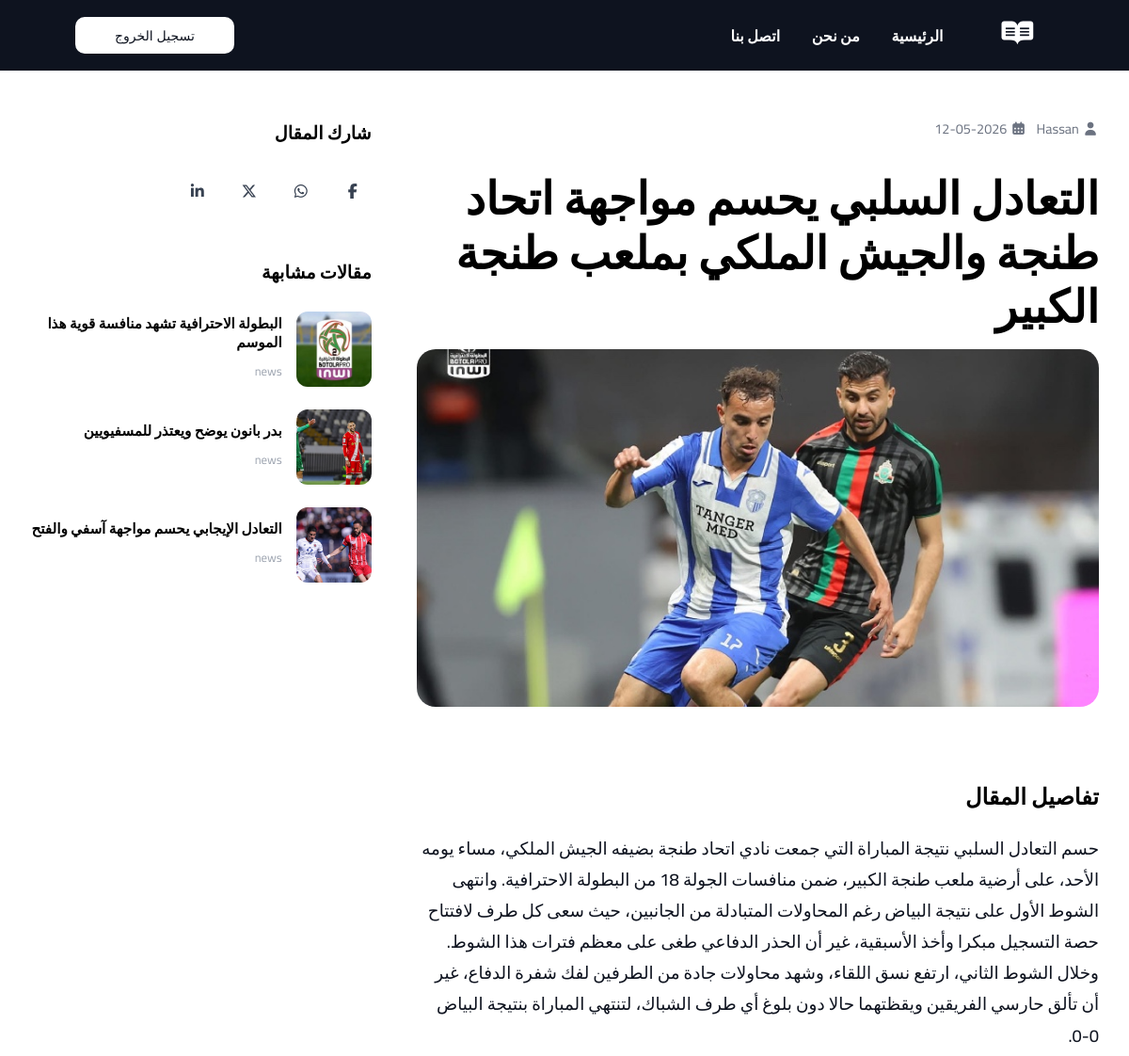
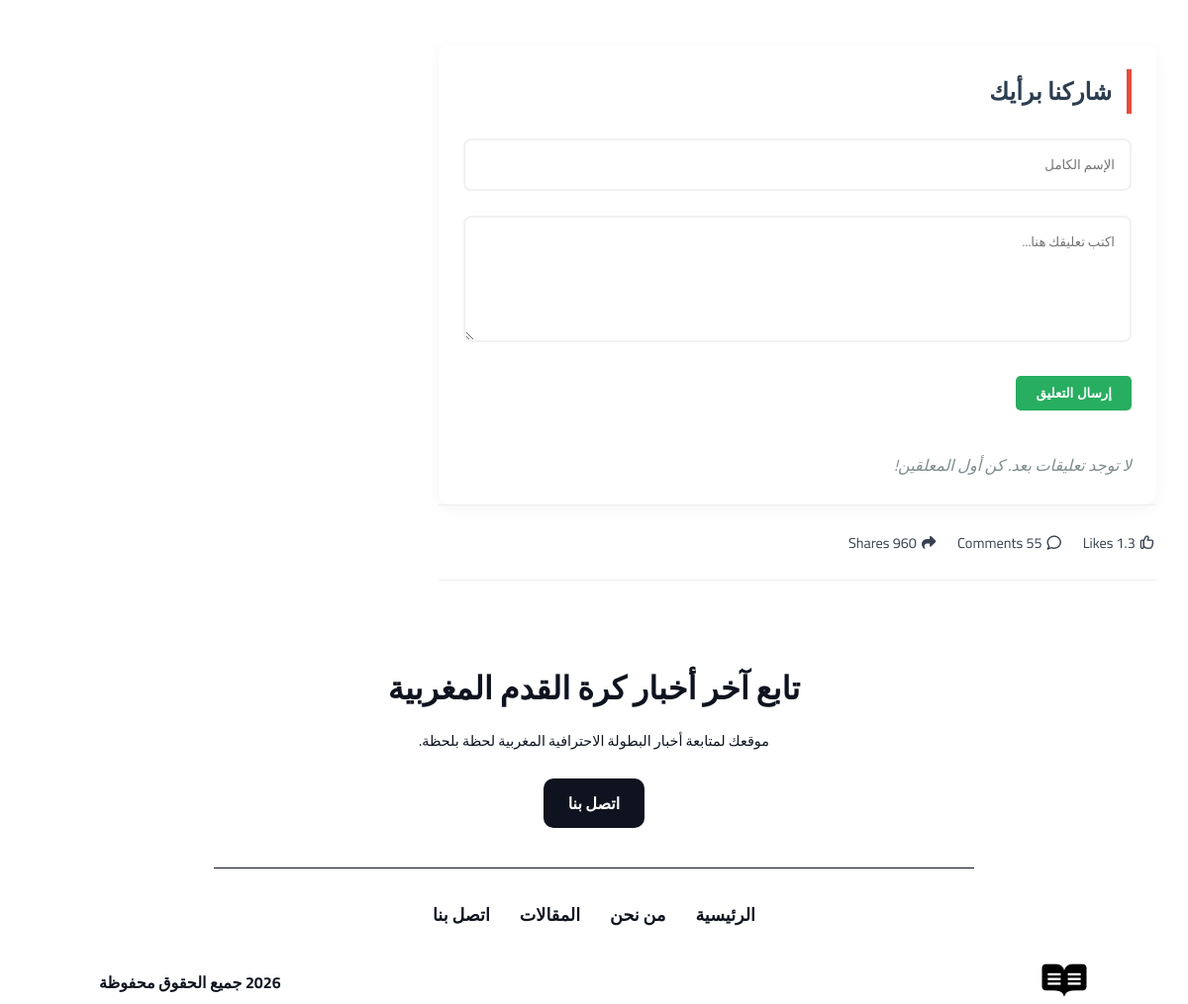
The page /detail_test.php?id=1 on the database its author committed (2 pictures, top to bottom).
### tables this page shows
CREATE TABLE articles (
  id INT AUTO_INCREMENT PRIMARY KEY,
  title VARCHAR(255) NOT NULL,
  author VARCHAR(40) not NULL,
  content TEXT NOT NULL,
  image VARCHAR(255),
  category VARCHAR(50),
  user_id INT,
  created_at TIMESTAMP DEFAULT CURRENT_TIMESTAMP,
  
  FOREIGN KEY (user_id) REFERENCES users(id) ON DELETE CASCADE
);

### article.php (called while the page is built, shortened)
<?php
require_once "connection.php";
class Article
{
    private $conn;
    public function __construct()
    {
        $db = new Database();
        $this->conn = $db->getConnection();
    }
    public function getById($id)
    {
        $sql = "SELECT * FROM articles WHERE id = :id";
        $stmt = $this->conn->prepare($sql);
        $stmt->execute(["id" => $id]);
        return $stmt->fetch(PDO::FETCH_ASSOC);
    }
    public function getRelated($currentId)
    {
        $sql = "SELECT * FROM articles WHERE id != :id ORDER BY id DESC LIMIT 3";
        $stmt = $this->conn->prepare($sql);
        $stmt->execute(
            [
                "id" => $currentId
            ]
        );
        return $stmt->fetchAll(PDO::FETCH_ASSOC);
    }
}
?>

### connection.php (called while the page is built, shortened)
<?php
class Database
{
    private  $Server = "localhost";
    private  $dbname  = "botola_mabghribiya";
    private $root = "root";
    private $password = "";
    public function getConnection()
    {
        $this->conn = null;
        try {
            $this->conn = new PDO("mysql:host={$this->Server};dbname={$this->dbname};charset=utf8", $this->root, $this->password);
            $this->conn->setAttribute(PDO::ATTR_ERRMODE, PDO::ERRMODE_EXCEPTION);
        } catch (PDOException $e) {
            die("Eroor" . $e->getMessage());
        }
        return $this->conn;
    }
}
?>

### detail_test.php (the view, shortened to what this page needs)
<?php
require_once "article.php";
$id = $_GET['id'];
$article = new Article();
$relatedArticles = $article->getRelated($id);
$id = $_GET['id'];
$art = $article->getById($id);
$relatedArticles = $article->getRelated($id);
?>
<!doctype html>
<html lang="ar" dir="rtl">
<head>
    <link rel="stylesheet" href="https://cdnjs.cloudflare.com/ajax/libs/font-awesome/7.0.1/css/all.min.css" />
    <link rel="stylesheet" href="css/details.css">
    <link rel="stylesheet" href="css/components/stracture.css">
    <link rel="stylesheet" href="css/components/header.css ">
</head>
<body>
    <header>
        <div class="head">
            <button class="btn-login">تسجيل الخروج</button>
            <div>
                <a href="index.php" class="logo">
                    <i class="fa-brands fa-readme"></i>
                </a>
                <nav>
                    <a href="index.php">الرئيسية</a>
                    <a href="#">من نحن</a>
                    <a href="#">اتصل بنا</a>
                </nav>
            </div>
        </div>
    </header>
    <main class="container">
        <section class="article-main">
            <div class="author-meta">
                <span><i class="fa-solid fa-user"></i> <?= htmlspecialchars($art['author']) ?> </span>
                <span><i class="fa-solid fa-calendar-days"></i> <?= date("d-m-Y", strtotime($art["created_at"])) ?> </span>
            </div>
            <h1><?= htmlspecialchars($art['title']) ?></h1>
            <img src="assest/<?= htmlspecialchars($art['image']) ?>" class="main-img" alt="<?= htmlspecialchars($art['title']) ?>" />
            <div class="article-content">
                <h2>تفاصيل المقال</h2>
                <?php
                $paragraphs = explode("\n", $art['content']);
                foreach ($paragraphs as $paragraph) {
                    if (trim($paragraph)) {
                        echo '<p>' . htmlspecialchars($paragraph) . '</p>';
                    }
                }
                ?>
            </div>
            <section class="comments-section">
                <h3>شاركنا برأيك</h3>
                <form action="add_comment.php" method="POST" class="comment-form">
                    <div class="form-group">
                        <input type="text" name="username" placeholder="الإسم الكامل" required>
                    </div>
                    <div class="form-group">
                        <textarea name="comment" placeholder="اكتب تعليقك هنا..." rows="4" required></textarea>
                    </div>
                    <button type="submit" class="btn-submit">إرسال التعليق</button>
                </form>
                <div class="comments-list">
                    <p style="color: #7f8c8d; font-style: italic;">لا توجد تعليقات بعد. كن أول المعلقين!</p>
                </div>
            </section>
            <div class="post-footer-stats">
                <span><i class="fa-regular fa-thumbs-up"></i> 1.3 Likes</span>
                <span><i class="fa-regular fa-comment"></i> 55 Comments</span>
                <span><i class="fa-solid fa-share"></i> 960 Shares</span>
            </div>
        </section>
        <section class="sidebar">
            <div class="sidebar-section">
                <span class="sidebar-title">شارك المقال</span>
                <div class="share-icons">
                    <a href="#"><i class="fa-brands fa-facebook-f"></i></a>
                    <a href="#"><i class="fa-brands fa-whatsapp"></i></a>
                    <a href="#"><i class="fa-brands fa-x-twitter"></i></a>
                    <a href="#"><i class="fa-brands fa-linkedin-in"></i></a>
                </div>
            </div>
            <div class="sidebar-section">
                <span class="sidebar-title">مقالات مشابهة</span>
                <div class="related-list">
                    <?php foreach ($relatedArticles as $related): ?>
                        <a href="adetails.php?id=<?= $related['id'] ?>" class="related-item">
                            <img src="assest/<?= htmlspecialchars($related['image']) ?>" alt="<?= htmlspecialchars($related['title']) ?>" />
                            <div>
                                <h4><?= htmlspecialchars($related['title']) ?></h4>
                                <span><?= htmlspecialchars($related['category']) ?></span>
                            </div>
                        </a>
                    <?php endforeach; ?>
                </div>
            </div>
        </section>
    </main>
    <footer class="footer">
        <div class="footer__cta">
            <h2 class="cta__title">تابع آخر أخبار كرة القدم المغربية</h2>
            <p class="cta__text">موقعك لمتابعة أخبار البطولة الاحترافية المغربية لحظة بلحظة.</p>
            <a href="contact.html" class="cta__button">اتصل بنا</a>
            <hr class="cta__divider" />
            <nav class="footer__nav">
                <a href="index.php">الرئيسية</a>
                <a href="#">من نحن</a>
                <a href="#">المقالات</a>
                <a href="#">اتصل بنا</a>
            </nav>
        </div>
        <div class="footer__bottom">
            <div class="footer__logo"><i class="fa-brands fa-readme"></i></div>
            <p class="footer__copyright">2026 جميع الحقوق محفوظة</p>
        </div>
    </footer>
</body>
</html>

### css/details.css (style rules this page uses)
.container { max-width: 1200px; margin: 3rem auto; display: grid; grid-template-columns: 2fr 1fr; gap: 3rem; padding: 0 2rem; }
.article-main h1 { font-size: 3rem; font-weight: 800; line-height: 1.2; margin-bottom: 1rem; }
.author-meta { display: flex; align-items: center; gap: 10px; color: #6b7280; font-size: 0.9rem; margin-bottom: 2rem; }
.main-img { width: 100%; height: 380px; object-fit: cover; border-radius: 20px; margin-bottom: 2rem; }
.article-content h2 { margin: 2rem 0 1rem; font-size: 1.5rem; }
.article-content p { margin-bottom: 1.5rem; color: var(--second-color); font-size: 1.15rem; line-height: 1.8; font-weight: 500; }
.post-footer-stats { display: flex; gap: 20px; padding: 1.5rem 0; border-top: 1px solid #eee; border-bottom: 1px solid #eee; color: var(--text); font-size: 0.9rem; }
.sidebar { position: sticky; top: 2rem; height: fit-content; }
.sidebar-section { margin-bottom: 3rem; }
.sidebar-title { font-size: 1.2rem; font-weight: 700; margin-bottom: 1.5rem; display: block; }
.share-icons { display: flex; gap: 15px; }
.share-icons a { width: 40px; height: 40px; border-radius: 50%; background: var(--white); display: flex; align-items: center; justify-content: center; color: var(--text); text-decoration: none; transition: 0.3s; }
.related-list { display: flex; flex-direction: column; gap: 1.5rem; }
.related-item { display: grid; grid-template-columns: 80px 1fr; gap: 15px; text-decoration: none; color: inherit; align-items: center; }
.related-item img { width: 80px; height: 80px; border-radius: 12px; object-fit: cover; }
.related-item h4 { font-size: 0.95rem; font-weight: 600; line-height: 1.3; margin-bottom: 4px; }
.related-item span { font-size: 0.8rem; color: #9ca3af; }
.comments-section { margin-top: 30px; padding: 20px; background: #f9f9f9; border-radius: 8px; }
.comment-form input, .comment-form textarea { width: 100%; padding: 10px; margin-bottom: 10px; border: 1px solid #ccc; border-radius: 5px; font-family: "Cairo", sans-serif; }
.comment-form button { background: #27ae60; color: white; border: none; padding: 10px 20px; cursor: pointer; border-radius: 5px; }

### css/components/stracture.css (style rules this page uses)
* { margin: 0; padding: 0; box-sizing: border-box; }
body { background-color: var(--white); direction: rtl; text-align: right; font-family: 'Cairo', sans-serif; }
a { text-decoration: none; }

### css/components/header.css (style rules this page uses)
header { background-color: var(--second-color); }
.head { display: flex; align-items: center; justify-content: space-between; flex-direction: row-reverse; padding-inline: 5rem; }
.head div { display: flex; align-items: center; gap: 60px; padding: 20px; }
.head .logo i { color: var(--white); font-size: 30px; }
.head div nav a { margin-left: 30px; color: var(--white); font-weight: 600; text-decoration: none; }
.btn-login { padding: 0.6rem 40px; border-radius: 10px; color: var(--second-color); font-size: 14px; cursor: pointer; background-color: var(--white); border: 2px solid var(--white); }

### css/components/variable.css (style rules this page uses)
:root { --bg-color: #F2E9E4; --second-color: #0E131F; --white: #ffffff; --text: #374151; }

### css/components/footer.css (style rules this page uses)
.footer { margin-top: -90px; padding: 60px 40px 20px 40px; }
.footer__cta { border-radius: 80px; padding: 60px 20px; text-align: center; color: var(--second-color); max-width: 1000px; margin:auto; }
.cta__title { font-size: 2rem; margin-bottom: 10px; }
.cta__text { color: var(--second-color); font-size: 0.9rem; margin-bottom: 25px; }
.cta__button { background-color: var(--second-color); color: var(--white); text-decoration: none; padding: 10px 25px; border-radius: 10px; font-weight: bold; display: inline-block; margin-bottom: 40px; }
.cta__divider { border: 0; border-top: 1px solid var(--second-color); width: 80%; margin: 0 auto 30px auto; }
.footer__nav { display: flex; justify-content: center; gap: 30px; }
.footer__nav a { color: var(--second-color); text-decoration: none; font-weight: 600; font-size: 1.1rem; }
.footer__bottom { display: flex; justify-content: space-between; align-items: center; max-width: 1000px; margin:-30px auto; }
.footer__logo i { font-size: 40px; }
.footer__copyright { font-weight: bold; color:var(--second-color); }

### rows shown on the page
articles: author "Hassan", created_at "12-05-2026", title "التعادل السلبي يحسم مواجهة اتحاد طنجة والجيش الملكي بملعب طنجة الكبير", image (picture), content "حسم التعادل السلبي نتيجة المباراة التي جمعت نادي اتحاد طنجة بضيفه الجيش الملكي، مساء يومه الأحد، على أرضية ملعب طنجة الكبير، ضمن منافسات الجولة 18 من البطولة الاحترافية. وانتهى الشوط الأول على نتيجة البياض رغم المحاولات المتبادلة من الجانبين، حيث سعى كل طرف لافتتاح حصة التسجيل مبكرا وأخذ الأسبقية، غير أن الحذر الدفاعي طغى على معظم فترات هذا الشوط. وخلال الشوط الثاني، ارتفع نسق اللقاء، وشهد محاولات جادة من الطرفين لفك شفرة الدفاع، غير أن تألق حارسي الفريقين ويقظتهما حالا دون بلوغ أي طرف الشباك، لتنتهي المباراة بنتيجة البياض 0-0."
articles: image (picture), title "البطولة الاحترافية تشهد منافسة قوية هذا الموسم", category "news"
articles: image (picture), title "بدر بانون يوضح ويعتذر للمسفيويين", category "news"
articles: image (picture), title "التعادل الإيجابي يحسم مواجهة آسفي والفتح", category "news"
